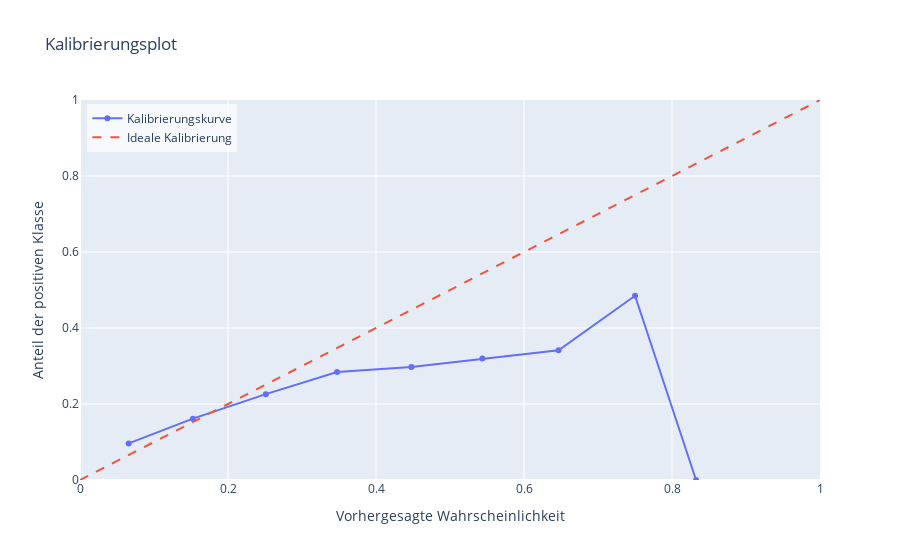

Notebook cell for this chart:
### Code cell
# Kalibrierungsplot
prob_true, prob_pred = calibration_curve(y_test, y_pred_proba, n_bins=10)

# Plotly Kalibrierungsplot
calibration_fig = go.Figure()

# Tatsächliche Wahrscheinlichkeiten
calibration_fig.add_trace(go.Scatter(x=prob_pred, y=prob_true, mode='lines+markers', name='Kalibrierungskurve'))

# Ideale Kalibrierungslinie
calibration_fig.add_trace(go.Scatter(x=[0, 1], y=[0, 1], mode='lines', name='Ideale Kalibrierung', line=dict(dash='dash')))

calibration_fig.update_layout(title='Kalibrierungsplot',
                              xaxis_title='Vorhergesagte Wahrscheinlichkeit',
                              yaxis_title='Anteil der positiven Klasse',
                              xaxis=dict(range=[0, 1]),
                              yaxis=dict(range=[0, 1]))
calibration_fig.update_layout(legend=dict(
    yanchor="top",
    y=0.99,
    xanchor="left",
    x=0.01,
    bgcolor = 'rgba(255,255,255,0.7)'
))
calibration_fig.show()

### Figure 1 — Plotly figure (JSON) as saved in the notebook; plotly's stock layout.template omitted (floating-point values rounded to 4 significant figures)
{"data": [{"mode": "lines+markers", "name": "Kalibrierungskurve", "type": "scatter", "x": [0.0658, 0.1525, 0.2511, 0.3474, 0.4478, 0.5438, 0.6467, 0.7501, 0.8325], "y": [0.09622, 0.1615, 0.226, 0.2842, 0.2975, 0.3194, 0.3415, 0.4848, 0]}, {"line": {"dash": "dash"}, "mode": "lines", "name": "Ideale Kalibrierung", "type": "scatter", "x": [0, 1], "y": [0, 1]}], "layout": {"autosize": true, "legend": {"bgcolor": "rgba(255,255,255,0.7)", "x": 0.01, "xanchor": "left", "y": 0.99, "yanchor": "top"}, "title": {"text": "Kalibrierungsplot"}, "xaxis": {"range": [0, 1], "title": {"text": "Vorhergesagte Wahrscheinlichkeit"}, "type": "linear"}, "yaxis": {"range": [0, 1], "title": {"text": "Anteil der positiven Klasse"}, "type": "linear"}}}
